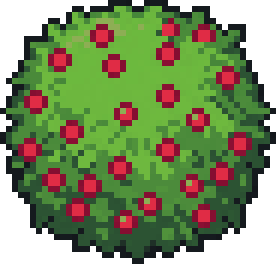
#> input picture blobz/docs/art-review/gemini/native/bush-big.png, 46 x 44 px, given in place of trees-stumps.jpg, which was not available (shown 6 times larger)
$ python gemini_review.py
#> lines starting #> are read from the running program, lines starting #| are printed output that depends on the picture; after the words box and inside, x2 and y2 are one past the last pixel; in counts of white or black regions, pixels touching at a corner belong together
### blobz/scripts/slice_grid_orders.py
#!/usr/bin/env python3
"""Slice ChatGPT grid orders N-11..N-15 (sprites drawn on an exact 16/32/64 px grid, delivered scaled up).

usage (from blobz/): python3 scripts/slice_grid_orders.py [n11 n12 n13 n14 n15]   (default: all)
Sources: docs/art-review/n11-weapons-r2.png, n12-move-icons.png, n13-fx-r2.png, n14-boss.png, n15-meadow-extras.png.
Preview: docs/art-review/n12-n15-sliced.png.

Per object: background out (flat magenta #ff00ff + near-magenta, or transparent alpha), a morphological opening
removes stray halo/noise pixels outside the sprite (cleanup only, nothing redrawn), the art-pixel size is measured
from the dark outline runs and refined by the least colour spread per cell, every cell takes the median colour of its
centre, alpha is hard. The sprite is centred on its N x N grid (frames of one FX row share one centre).
"""
import os
import sys
import numpy as np
from PIL import Image, ImageDraw

ROOT = os.path.join(os.path.dirname(os.path.abspath(__file__)), '..')
REV = os.path.join(ROOT, 'docs', 'art-review')
ART = os.path.join(ROOT, 'public', 'art')


DROP_SHADOW = {'n26-trees.png', 'n29-boulders.png'}  # never the portal: its idle opening is purple


# [7 lines left out: function load, not called in this run]


def box(m, r):
    p = np.pad(m.astype(np.int32), r + 1)
    c = p.cumsum(0).cumsum(1)
    k = 2 * r + 1
    return c[k:, k:] - c[:-k, k:] - c[k:, :-k] + c[:-k, :-k]


def opening(m, r):
    if r < 1:
        return m
    return box(box(m, r) == (2 * r + 1) ** 2, r) > 0


def runs(mask):
    """Column runs [x0, x1) of a mask."""
    c = np.r_[0, mask.any(0).astype(int), 0]
    return np.where(np.diff(c))[0].reshape(-1, 2)


# [10 lines left out: function outline_pitch, not called in this run]


def grid(rgb, m, p, ox, oy, thr=0.4):
    H, W = m.shape
    ny, nx = int((H - oy) // p), int((W - ox) // p)
    out = np.zeros((ny, nx, 4), np.uint8)
    spread = 0.0
    for j in range(ny):
        for i in range(nx):
            y0, x0 = oy + j * p, ox + i * p
            sl = (slice(int(y0 + p * 0.3), int(y0 + p * 0.7) + 1), slice(int(x0 + p * 0.3), int(x0 + p * 0.7) + 1))
            mm = m[sl]
            if mm.size == 0 or mm.mean() < thr:
                continue
            c = rgb[sl][mm]
            out[j, i] = (*np.median(c, axis=0).astype(np.uint8), 255)
            spread += c.std(axis=0).sum()
    return out, spread


# [16 lines left out: function sample, not called in this run]


def sample_fixed(rgb, m, p, n_max):
    """Like sample() but with a fixed pitch (only the grid offset is searched)."""
    best = None
    for ox in np.arange(0, p, max(0.5, p / 8)):
        for oy in np.arange(0, p, max(0.5, p / 8)):
            g, sp = grid(rgb, m, p, ox, oy)
            n = (g[:, :, 3] > 0).sum()
            if not n:
                continue
            ys, xs = np.where(g[:, :, 3] > 0)
            if ys.max() - ys.min() + 1 > n_max[1] or xs.max() - xs.min() + 1 > n_max[0]:
                continue
            if best is None or sp / n < best[0]:
                best = (sp / n, g[ys.min():ys.max() + 1, xs.min():xs.max() + 1], p)
    return best


# [7 lines left out: function place, not called in this run]


def objects(m, min_w=20):
    """Bounding boxes of the objects in one row band, left to right."""
    out = []
    for x0, x1 in runs(m):
        if x1 - x0 < min_w:
            continue
        ys = np.where(m[:, x0:x1].any(1))[0]
        out.append((x0, x1, ys.min(), ys.max() + 1))
    return out


def bands(m, min_h=20):
    r = np.r_[0, m.any(1).astype(int), 0]
    b = np.where(np.diff(r))[0].reshape(-1, 2)
    return [(y0, y1) for y0, y1 in b if y1 - y0 >= min_h]


# [138 lines left out: functions save, two_size_sheet, region_sheet, frame_row, n16, not called in this run]


def n19():
    return two_size_sheet('n19-round-button.png', ['btn-round-normal', 'btn-round-pressed', 'btn-round-disabled'],
                          os.path.join(ART, 'dungeon', 'ui'), n_small=48, n_big=64)


# [37 lines left out: functions n20, n21, n22, n26, n23b, not called in this run]


def n27():
    f = os.path.join(ART, 'icons')
    return region_sheet('n27-wood.png', ['res-wood'], f, 16, xr=(0.0, 0.45), fit=True) + region_sheet('n27-wood.png', ['res-wood'], f, 32, xr=(0.45, 1.0), fit=True)


def n28():
    return frame_row('n28-portal.png', (0.0, 1.0), 2, 64, 48, '', os.path.join(ART, 'props'), names=['portal-idle', 'portal-glow'])


# [23 lines left out: functions n29, n30, n31, not called in this run]


def n32():
    f = os.path.join(ART, 'icons')
    return region_sheet('n32-stone-icon.png', ['res-stone'], f, 16, xr=(0.0, 0.5), fit=True) + region_sheet('n32-stone-icon.png', ['res-stone'], f, 32, xr=(0.5, 1.0), fit=True)


# [24 lines left out: functions n33, n34, not called in this run]


N23_SKILLS = [['rogue-rage', 'rogue-knockback', 'rogue-whirlwind', 'rogue-extraheart', 'rogue-lifesteal', 'rogue-power'],
              ['healer-heal', 'healer-regen', 'healer-bubble', 'healer-revive', 'healer-holy', 'healer-cleanse'],
              ['marksman-multishot', 'marksman-pierce', 'marksman-crit', 'marksman-speed', 'marksman-poison', 'marksman-trap'],
              ['tank-block', 'tank-taunt', 'tank-armor', 'tank-charge', 'tank-stun', 'tank-guard']]


# [7 lines left out: function n23, not called in this run]


def n24():
    return frame_row('n24-dash.png', (0.0, 1.0), 1, 16, 16, 'dash-16', os.path.join(ART, 'icons', 'ui'), single=True)


def n25():
    return frame_row('n25-mouths.png', (0.0, 1.0), 5, 16, 16, '', os.path.join(ART, 'icons'),
                     names=[f'mouth-{i + 1}' for i in range(5)])


def n15b():
    f = os.path.join(ART, 'meadow')  # small disc left, big disc right
    return region_sheet('n15b-speed.png', ['speed'], f, 16, xr=(0.0, 0.45)) + region_sheet('n15b-speed.png', ['speed'], f, 32, xr=(0.45, 1.0))


def n19b():
    return two_size_sheet('n19b-rings.png', ['btn-round-normal', 'btn-round-pressed', 'btn-round-disabled'],
                          os.path.join(ART, 'dungeon', 'ui'), n_small=24, n_big=18)


N17 = ['new-game', 'join', 'shape', 'colour', 'eyes', 'mouth', 'hat', 'back', 'close', 'home', 'settings', 'dice',
       'pass', 'hammer', 'play', 'quill']


def n17():
    f = os.path.join(ART, 'icons', 'ui')
    return region_sheet('n17-ui-icons.png', N17, f, 16, xr=(0.0, 0.42)) + region_sheet('n17-ui-icons.png', N17, f, 32, xr=(0.42, 1.0))


def n18():
    return two_size_sheet('n18-state-badges.png', ['can-build', 'lock', 'done', 'tick-green', 'tick-gold', 'you-arrow'],
                          os.path.join(ART, 'icons', 'state'))


def n11():
    return two_size_sheet('n11-weapons-r2.png', ['dagger', 'wand', 'sword', 'crossbow', 'shield'], os.path.join(ART, 'dungeon', 'weapons'))


def n12():
    return two_size_sheet('n12-move-icons.png', ['dodge', 'jump-back', 'shield-charge', 'phase-out', 'heal-mode', 'damage-mode'],
                          os.path.join(ART, 'dungeon', 'icons'), open_r=0.35)


def n15():
    return two_size_sheet('n15-meadow-extras.png', ['build-marker', 'sign', 'magnet', 'speed', 'home-flag'], os.path.join(ART, 'meadow'),
                          anchor='bottom', open_r=0.35)


SINGLE = {'healer-heal'}


# [155 lines left out: functions largest_only, drop_edge_bits, n13, n14, preview, main, not called in this run]


# [2 lines that do not run on import are left out]

### blobz/scripts/gemini_review.py
#!/usr/bin/env python3
"""Review of Stefan's Gemini art (docs/art-review/gemini/*.jpg: trees+stumps, berries, bushes, rocks, logs; all JPEG).
Each object is sampled on its real art-pixel grid (pitch measured by outline run + least colour spread), the JPEG noise is merged
to a small flat palette, saved to docs/art-review/gemini/native/<name>.png (NOT in public/), and compared at game scale (3x)
with our current art next to a blob.

usage (from blobz/): python3 scripts/gemini_review.py -> docs/art-review/gemini-vs-ours.png (+ prints the native sizes)
"""
import os
import sys
import numpy as np
from PIL import Image, ImageDraw

sys.path.insert(0, os.path.dirname(os.path.abspath(__file__)))
from slice_grid_orders import opening, objects, bands, sample_fixed, ART  # noqa: E402
from slice_n37_n40 import clean  # noqa: E402
from blobz_v2_final import render  # noqa: E402

ROOT = os.path.join(os.path.dirname(os.path.abspath(__file__)), '..')
G = os.path.join(ROOT, 'docs', 'art-review', 'gemini')
os.makedirs(os.path.join(G, 'native'), exist_ok=True)
# (sheet, pitch in src px, object index in reading order, name, our counterpart)
ITEMS = [('trees-stumps', 17.0, 0, 'tree-round', ('props', 'tree-round.png')), ('trees-stumps', 17.0, 1, 'tree-pine', ('props', 'tree-pine.png')),
         ('trees-stumps', 17.0, 3, 'stump', ('props', 'stump-round.png')),
         ('berries', 34.0, 0, 'berry-16', ('icons', 'res-berry-16.png')), ('berries', 34.0, 1, 'berry-32', ('icons', 'res-berry-32.png')),
         ('rocks', 33.0, 0, 'rock-16', ('icons', 'res-stone-16.png')), ('rocks', 34.0, 1, 'rock-32', ('props', 'boulder-1.png')),
         ('logs', 17.0, 0, 'log-small', ('icons', 'res-wood-16.png')), ('logs', 17.0, 1, 'log-big', ('icons', 'res-wood-16.png')),
         ('bushes', 20.0, 2, 'bush-small', ('props', 'berry-bush-16.png')), ('bushes', 20.5, 0, 'bush-big', ('props', 'berry-bush-16.png'))]


def key(a):
    r, g, b = a[:, :, 0], a[:, :, 1], a[:, :, 2]
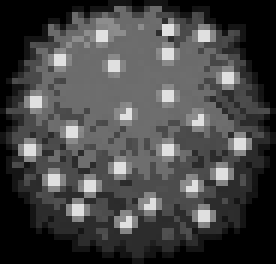
#> r: shape (44, 46) float64 (shown 6 times larger); min 0, max 224, mean 69.7
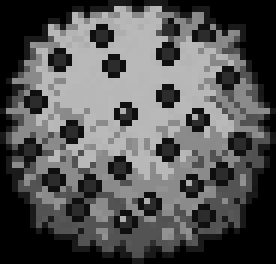
#> g: shape (44, 46) float64 (shown 6 times larger); min 0, max 185, mean 85.4
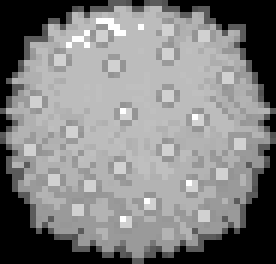
#> b: shape (44, 46) float64 (shown 6 times larger); min 0, max 84, mean 42.6; drawn with min black and max white
    return ~((r > 140) & (b > 140) & (g < np.minimum(r, b) - 70))
#> returned value: shape (44, 46) bool; every value is 1


def slice_all():
    out, cache = {}, {}
    for sheet, p, idx, name, ours in ITEMS:
        if sheet not in cache:
            a = np.array(Image.open(os.path.join(G, sheet + '.jpg')).convert('RGB')).astype(float)
            m = key(a)
            m2 = opening(m, 3)
#> in box, `p = np.pad(m.astype(np.int32), r + 1)`:
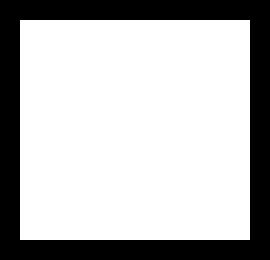
#> p: shape (52, 54) int32 (shown 5 times larger); values 0 (black) and 1 (white), 72.1% white; 1 black region, box (x1, y1, x2, y2) and area: (0, 0, 54, 52) 784
#> in box, `return c[k:, k:] - c[:-k, k:] - c[k:, :-k] + c[:-k, :-k]`:
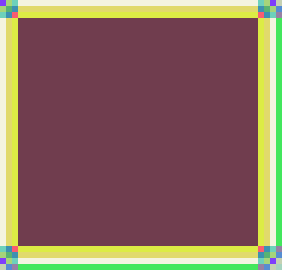
#> returned value: shape (45, 47) int64 (shown 6 times larger); 15 distinct labels, from 9 to 49; one colour per label, 0 black
#> call 2 of box, with r = 3
#> in box (call 2), `p = np.pad(m.astype(np.int32), r + 1)`: p: shape (53, 55) int32; values 0 (black) and 1 (white), 52.1% white; 1 black region, box (x1, y1, x2, y2) and area: (0, 0, 55, 53) 1395
#> in box (call 2), `c = p.cumsum(0).cumsum(1)`:
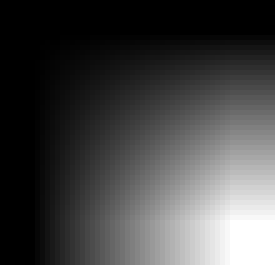
#> c: shape (53, 55) int64 (shown 5 times larger); min 0, max 1520, mean 408.7; drawn with min black and max white
#> in opening, `return box(box(m, r) == (2 * r + 1) ** 2, r) > 0`:
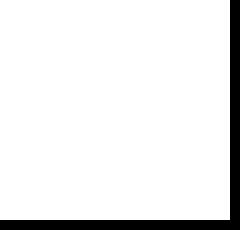
#> returned value: shape (46, 48) bool (shown 5 times larger); 91.7% white; 1 black region, box (x1, y1, x2, y2) and area: (0, 0, 48, 46) 184
            objs = []
            for y0, y1 in bands(m2, min_h=20):
#> in bands, `b = np.where(np.diff(r))[0].reshape(-1, 2)`: b = [[0, 44]]
                objs += [(x0, x1, y0 + c, y0 + d) for x0, x1, c, d in objects(m2[y0:y1], min_w=20)]
#> this loop made 1 pass
            cache[sheet] = (a, m, objs)
        a, m, objs = cache[sheet]
        x0, x1, y0, y1 = objs[idx]
#> x0 = 0; x1 = 46; y0 = 0; y1 = 44
        r = sample_fixed(a[y0 - 6:y1 + 6, x0 - 6:x1 + 6], m[y0 - 6:y1 + 6, x0 - 6:x1 + 6], p, (300, 300))
        g = clean(r[1], 24)  # 16 merged the 1 px red berries of the small bush into green
        c = g[:, :, :3].astype(int)  # purple fringe from the JPEG / magenta key -> the nearest dark outline colour
        pur = (g[:, :, 3] > 0) & (c[:, :, 0] - c[:, :, 1] > 40) & (c[:, :, 2] - c[:, :, 1] > 40) & (c[:, :, 2] >= 0.7 * c[:, :, 0])
        if pur.any():
            dark = (g[:, :, 3] > 0) & ~pur & (c.sum(2) < 150)
            g[pur, :3] = np.median(c[dark], axis=0).astype(np.uint8) if dark.any() else g[pur, :3]
        Image.fromarray(g).save(os.path.join(G, 'native', name + '.png'))
        out[name] = (Image.fromarray(g), round(r[0], 1), int(pur.sum()))
        print(f'{name}: {g.shape[1]}x{g.shape[0]} art px, pitch {p}, grid spread {r[0]:.1f}, purple fringe px fixed {int(pur.sum())}')
    return out


def main():
    nat = slice_all()
    blob = render([{'look': {'color': 0x5ec8ff, 'shape': 0, 'eyes': 0, 'mouth': 0, 'hat': 0}}])[0]
    blob = blob.crop(blob.getbbox())
    S = 3
    cols = [(n, o[0], t) for (_, _, _, n, t), o in zip(ITEMS, nat.values())]
    W = 2 * 200 + 20
    rows = []
    for name, g, ours_path in cols:
        o = Image.open(os.path.join(ART, *ours_path)).convert('RGBA')
        o = o.crop(o.getbbox())
        h = max(g.height, o.height, blob.height) * S + 38
        rows.append((name, g, o, h))
    H = 40 + sum(r[3] + 6 for r in rows)
    img = Image.new('RGBA', (W, H), (86, 150, 70, 255))
    d = ImageDraw.Draw(img)
    d.rectangle((0, 0, W, 34), fill=(14, 18, 18, 255))
    d.text((6, 4), 'Gemini (left) vs our current art (right), 3x, blob for scale', fill='white', font_size=13)
    d.text((6, 20), 'each left image is sampled on its real pixel grid', fill='#9fd3ff', font_size=10)
    y = 40
    for name, g, o, h in rows:
        base = y + h - 30
        gx = 6 + (190 - min(g.width * S, 190)) // 2
        gg = g.resize((g.width * S, g.height * S), Image.NEAREST)
        img.alpha_composite(gg.crop((0, 0, min(gg.width, 190), gg.height)), (gx, base - gg.height))
        oo = o.resize((o.width * S, o.height * S), Image.NEAREST)
        img.alpha_composite(oo.crop((0, 0, min(oo.width, 120), oo.height)), (214, base - oo.height))
        bb = blob.resize((blob.width * S, blob.height * S), Image.NEAREST)
        img.alpha_composite(bb, (350, base - bb.height))
        d.text((6, base + 3), f'{name}  Gemini {g.width}x{g.height}   ours {o.width}x{o.height}', fill='white', font_size=11)
        y += h + 6
    img.save(os.path.join(ROOT, 'docs', 'art-review', 'gemini-vs-ours.png'))
    print('gemini-vs-ours.png', img.size)


if __name__ == '__main__':
#> (the run stopped early here; a loop or call above may not have finished)
